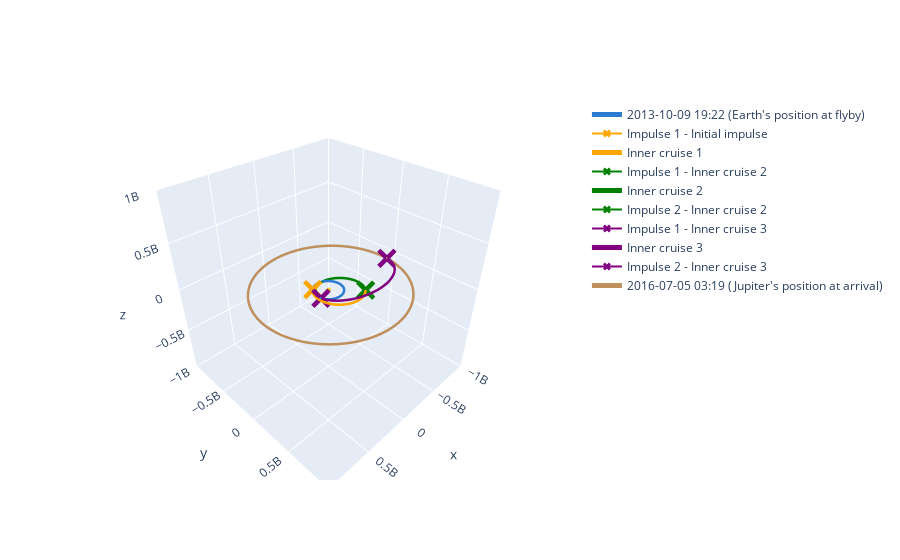

Notebook code for this chart:
### Code cell
from astropy import units as u
from astropy.time import Time
from astropy.coordinates import solar_system_ephemeris

solar_system_ephemeris.set("jpl")

import numpy as np

from poliastro.bodies import Sun, Earth, Jupiter
from poliastro.ephem import Ephem
from poliastro.frames import Planes
from poliastro.maneuver import Maneuver
from poliastro.plotting import StaticOrbitPlotter
from poliastro.plotting import OrbitPlotter3D
from poliastro.twobody import Orbit
from poliastro.util import norm, time_range
from poliastro.twobody.sampling import TrueAnomalyBounds

# event dates
date_launch = Time("2011-08-05 16:25", format="iso", scale="utc").tdb
date_flyby =Time("2013-10-09 19:21", format="iso", scale="utc").tdb
date_arrival = Time("2016-07-05 03:18", format="iso", scale="utc").tdb

# Atras V supplied a launch energy
C_3 = 31.3 * u.km**2 / u.s**2

# # Plot initial Earth's position
# Earth.plot(date_launch, label="Initial Earth's position")

# Get Earth ephemeris at launch
earth = Ephem.from_body(Earth, time_range(date_launch, end=date_arrival, periods=500), plane=Planes.EARTH_ECLIPTIC)

# Get position and velocity vector at launch
r_e0, v_e0 = earth.rv(date_launch)

# Assume that the insertion velocity is tangential to that of the Earth
dv = C_3**0.5 * v_e0 / norm(v_e0)

# Create a delta-v maneuver from impulse constructor
man = Maneuver.impulse(dv)

ss_e0 = Orbit.from_ephem(Sun, earth, date_launch)
ss_efly = Orbit.from_ephem(Sun, earth, date_flyby)

# Inner Cruise 1
ic1 = ss_e0.apply_maneuver(man)
ic1_end = ic1.propagate_to_anomaly(180.0 * u.deg)

# # We can check new bodies positions
# plotter = StaticOrbitPlotter()
# plotter.plot_body_orbit(
#     Earth,
#     ic1_end.epoch,
#     label="Earth at end of flyby",
#     trail=True,
# )
# plotter.plot_maneuver(ss_e0, man, color="C1", label="Initial impulse")
# plotter.plot_trajectory(
#     ic1.to_ephem(strategy=TrueAnomalyBounds(min_nu=0 * u.deg, max_nu=180 * u.deg)).sample(),
#     label="Inner cruise 1",
#     color="C1",
# )

print("Inner cruise 1 period:", ic1.period.to(u.day))

# Let's compute the Lambert solution to do the flyby of the Earth
man_flyby = Maneuver.lambert(ic1_end, ss_efly)
imp_a, imp_b = man_flyby.impulses

# Solution of lambert arc
print("Initial impulse:", imp_a)
print("Final impulse:", imp_b)

# Check the initial delta-V
dv_a = imp_a[-1]
print("delta-V:", norm(dv_a.to(u.km / u.s)))

# Let us apply the maneuver
ic2, ss_flyby = ic1_end.apply_maneuver(man_flyby, intermediate=True)

# We propagate the transfer orbit till the flyby occurs
ic2_end = ic2.propagate(date_flyby)

# plotter = StaticOrbitPlotter()
# plotter.plot_body_orbit(
#     Earth,
#     ss_efly.epoch,
#     label="Earth's position at flyby",
#     trail=True,
# )
# plotter.plot_maneuver(ss_e0, man, color="C1", label="Initial impulse")
# plotter.plot_trajectory(
#     ic1.to_ephem(strategy=TrueAnomalyBounds(min_nu=0 * u.deg, max_nu=180 * u.deg)).sample(),
#     label="Inner cruise 1",
#     color="C1",
# )
# plotter.plot_maneuver(
#     ic1_end,
#     man_flyby,
#     label="Inner cruise 2 maneuver",
#     color="C2",
# )

# And now, go to Jupiter!
jupiter = Ephem.from_body(Jupiter, time_range(date_launch, end=date_arrival), plane=Planes.EARTH_ECLIPTIC)

ss_j = Orbit.from_ephem(Sun, jupiter, date_arrival)

# Solving for maneuver to Jupiter
man_jupiter = Maneuver.lambert(ic2_end, ss_j)
imp_a, imp_b = man_jupiter.impulses

print("Initial impulse:", imp_a)
print("Final impulse:", imp_b)

# Apply the maneuver
ic3, ss_target = ic2_end.apply_maneuver(man_jupiter, intermediate=True)
ic3_end = ic3.propagate(date_arrival)

# Final plot for the whole mission
plotter = StaticOrbitPlotter()
plotter.plot_body_orbit(
    Earth,
    date_flyby,
    label="Earth's position at flyby",
    trail=True,
)
plotter.plot_maneuver(ss_e0, man, color="C1", label="Initial impulse")
plotter.plot_trajectory(
    ic1.to_ephem(strategy=TrueAnomalyBounds(min_nu=0 * u.deg, max_nu=180 * u.deg)).sample(),
    label="Inner cruise 1",
    color="C1",
)
plotter.plot_maneuver(
    ic1_end,
    man_flyby,
    label="Inner cruise 2",
    color="C2",
)
plotter.plot_maneuver(
    ic2_end,
    man_jupiter,
    label="Inner cruise 3",
    color="C3",
)
plotter.plot_body_orbit(
    Jupiter, date_arrival, label="Jupiter's position at arrival", trail=True
)

plotter = OrbitPlotter3D(plane=Planes.EARTH_ECLIPTIC)
plotter.set_attractor(Sun)
plotter._layout=dict(scene=dict(aspectmode='manual', aspectratio=dict(x=1, y=1, z=1), xaxis=dict(range=[-1000e+6, 1000e+6]), yaxis=dict(range=[-1000e+6, 1000e+6]), zaxis=dict(range=[-1000e+6, 1000e+6]) ))
plotter.plot_body_orbit(
    Earth,
    date_flyby,
    label="Earth's position at flyby",
    trail=True,
)
plotter.plot_maneuver(ss_e0, man, color="orange", label="Initial impulse")
plotter.plot_trajectory(
    ic1.to_ephem(strategy=TrueAnomalyBounds(min_nu=0 * u.deg, max_nu=180 * u.deg)).sample(),
    label="Inner cruise 1",
    color="orange",
)
plotter.plot_maneuver(
    ic1_end,
    man_flyby,
    label="Inner cruise 2",
    color="green",
)
plotter.plot_maneuver(
    ic2_end,
    man_jupiter,
    label="Inner cruise 3",
    color="purple",
)
plotter.plot_body_orbit(
    Jupiter, date_arrival, label="Jupiter's position at arrival", trail=True
)
